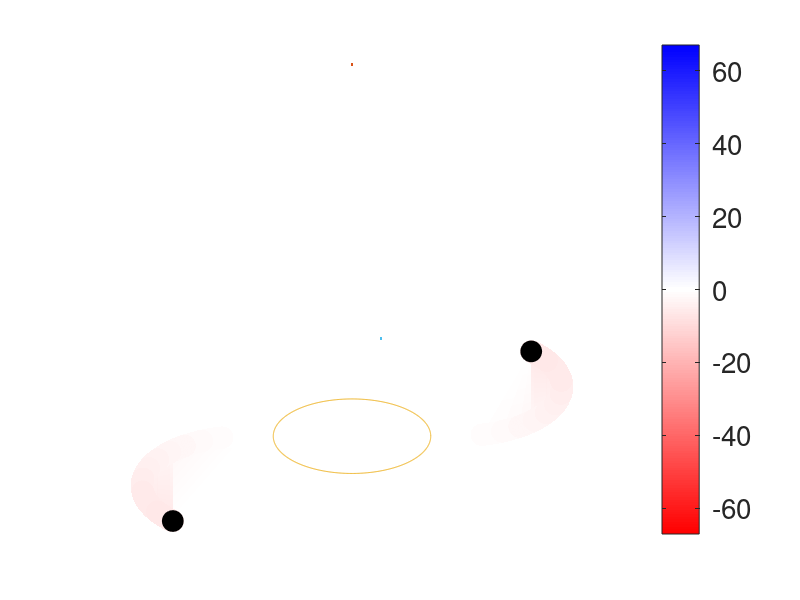

Write MATLAB code to recreate this figure. (Note: this script raises an error after producing the figure.)
clear all;
%Creating variables
L = 0;
rho = 1;
armRadius = 2.54;
Q = 1;
offsetX = 2.54;
offsetY = 2.54;
phi = linspace(0, 3*pi/4, 10000);

%Regular (CCW) Right Arm
for i = 1:1:length(phi)
    x(i) = armRadius*sin(phi(i))+ offsetX;
    y(i) = -armRadius*cos(phi(i))+ offsetY;
end

%Regular (CCW) Left Arm
for i = 1:1:length(phi)
    xMirror(i) = -armRadius*sin(phi(i))- offsetX;
    yMirror(i) = armRadius*cos(phi(i))- offsetY;
end

for i = (1.59*100):1:(offsetX*100)
    xStraight(i-158) = i/100;
end
yStraight = zeros(1, offsetX*100-158);

for i = 1:1:630
    xCircle(i) = 0.75*2.54*cos(i/100);
    yCircle(i) = 0.75*2.54*sin(i/100);
end


%Calculate Angular Momentum from (Flow Rate multiplied by two arms, but divided because flow originally split into two arms)
for i = 1:1:length(x)-1
    ds(i) = sqrt((x(i+1)-x(i))^2+(y(i+1)-y(i))^2);
    r = [x(i) y(i) 0];
    T = [x(i)-x(i+1) y(i)-y(i+1) 0];
    sinVector = cross(r,T)/(norm(r)*norm(T));
    sinTheta(i) = sinVector(3); % REMEMBER: NORM() IS THE PROBLEM CAUSING NO NEGATIVE ANGLES
    
    R(i) = sqrt(x(i)^2+y(i)^2);
    %        𝜌    Q   sin(𝜃)          R     ds
    dL(i) = rho * Q * sinTheta(i) * R(i) * ds(i);
    L = L + dL(i); % Integrating
end

figure('DefaultAxesFontSize',20)

dL(10000) = NaN;
ds(10000) = NaN;
dLStraight = zeros(1, length(xStraight))

cmap = "jet";
R = [linspace(1,1,100) linspace(1, 0, 100)];  %// Red from 1 to 0
B = [linspace(0,1,100) linspace(1, 1, 100)];  %// Blue from 0 to 1
G = [linspace(0,1,100) linspace(1, 0, 100)];   %// Green all zero

colormap( [R(:), G(:), B(:)] );
caxis([-67 67])

hold on
%Outline Arms
plot(x, y, color = [0 0 0], LineWidth=19)
plot(xMirror, yMirror, color = [0 0 0], LineWidth=19)
plot(xStraight, yStraight, color = [0 0 0], LineWidth=19)
plot(-xStraight, -yStraight, color = [0 0 0], LineWidth=19)


%Plot with actual colors
patch(x,y,dL./ds,'EdgeColor','interp','Marker','o','MarkerFaceColor','flat', 'MarkerSize', 15);
patch(xMirror,yMirror,dL./ds,'EdgeColor','interp','Marker','o','MarkerFaceColor','flat', 'MarkerSize', 15);
patch(xStraight,yStraight,dLStraight,'EdgeColor','interp','Marker','o','MarkerFaceColor','flat', 'MarkerSize', 15);
patch(-xStraight,-yStraight,dLStraight,'EdgeColor','interp','Marker','o','MarkerFaceColor','flat', 'MarkerSize', 15);

plot(xCircle, yCircle, color = [0.7 0.7 0.7], LineWidth = 5)
%plot(x, y, color = [0 0 0], LineWidth= 2, LineStyle= ":")
%plot(xStraight, yStraight, color = [0 0 0], LineWidth= 2, LineStyle= ":")

%xlabel("cm")
%ylabel("cm")
%title("Regular (CCW), Re = 600")

box off
axis off


a = colorbar;
a.Label.String = "Angular Momentum Density (g-cm/s)";


axis equal
fprintf(string(L));
hold off
